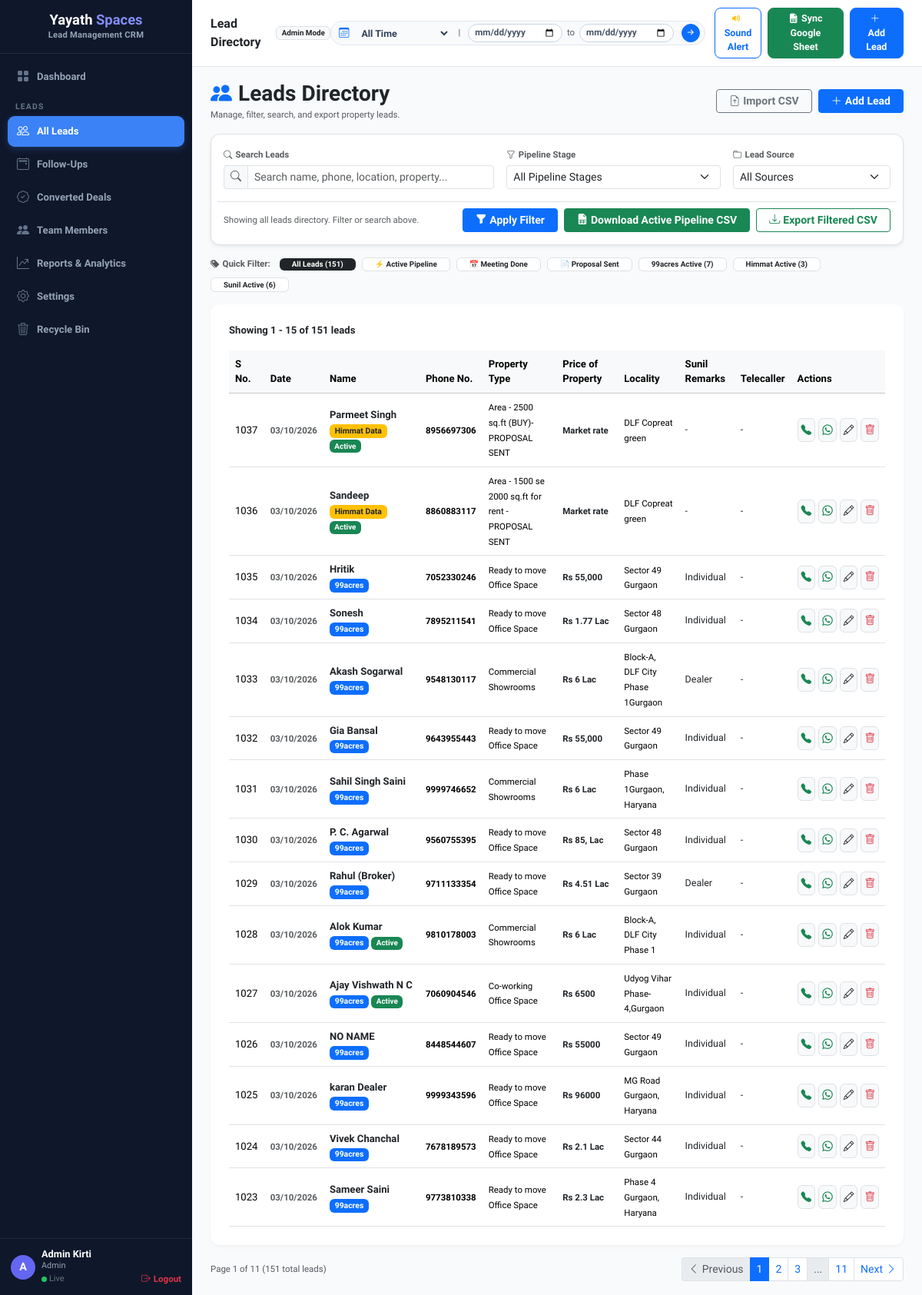
Page /leads (signed in) on the committed database.
### models.py (models this page shows, shortened)
class Lead(db.Model):
    __tablename__ = 'leads'
    id = db.Column(db.Integer, primary_key=True)
    name = db.Column(db.String(255), nullable=False)
    email = db.Column(db.String(255), nullable=False)
    phone = db.Column(db.String(50), nullable=True)
    source = db.Column(db.String(100), nullable=True, default='99acres')
    property_type = db.Column(db.String(100), nullable=True)
    budget = db.Column(db.String(100), nullable=True)
    location = db.Column(db.String(255), nullable=True)
    status = db.Column(db.String(50), nullable=False, default='New')
    priority = db.Column(db.String(20), nullable=False, default='Medium')
    assigned_to = db.Column(db.String(255), nullable=True)
    is_imported = db.Column(db.Boolean, default=False)
    sunil_remarks = db.Column(db.Text, nullable=True)
    telecaller_remarks = db.Column(db.Text, nullable=True)
    listing_id = db.Column(db.String(100), nullable=True)
    response_from = db.Column(db.String(100), nullable=True)
    is_deleted = db.Column(db.Boolean, default=False)
    deleted_at = db.Column(db.DateTime, nullable=True)
    created_at = db.Column(db.DateTime, default=datetime.utcnow)
    updated_at = db.Column(db.DateTime, default=datetime.utcnow, onupdate=datetime.utcnow)
    notes = db.relationship('Note', backref='lead', lazy=True, cascade='all, delete-orphan')
    followups = db.relationship('FollowUp', backref='lead', lazy=True, cascade='all, delete-orphan')
    tasks = db.relationship('Task', backref='lead', lazy=True, cascade='all, delete-orphan')
    activities = db.relationship('ActivityLog', backref='lead', lazy=True, cascade='all, delete-orphan')

### routes.py (the view, shortened to what this page needs)
@web_bp.route('/leads')
def leads_list():
    import math
    status_filter = request.args.get('status', '')
    priority_filter = request.args.get('priority', '')
    source_filter = request.args.get('source', '')
    search = request.args.get('search', '')
    page = request.args.get('page', 1, type=int)
    per_page = request.args.get('per_page', 15, type=int)
    query = Lead.query
    query, time_filter, start_date_str, end_date_str = apply_date_filter(query)
    if status_filter:
        query = query.filter_by(status=status_filter)
    if priority_filter:
        query = query.filter_by(priority=priority_filter)
    if source_filter:
        query = query.filter_by(source=source_filter)
    all_matching_leads = query.order_by(Lead.created_at.desc()).all()
    total_count = len(all_matching_leads)
    total_pages = math.ceil(total_count / per_page) if total_count > 0 else 1
    page = max(1, min(page, total_pages))
    start_idx = (page - 1) * per_page
    end_idx = start_idx + per_page
    leads = all_matching_leads[start_idx:end_idx]
    all_unfiltered = Lead.query.filter((Lead.is_deleted == False) | (Lead.is_deleted == None)).all()
    active_99acres = sum(1 for l in all_unfiltered if l.status == 'Active Pipeline' and l.source == '99acres')
    active_himmat = sum(1 for l in all_unfiltered if l.status == 'Active Pipeline' and l.source == 'Himmat Data')
    active_sunil = sum(1 for l in all_unfiltered if l.status == 'Active Pipeline' and l.source == 'Sunil Data')
    trash_count = Lead.query.filter_by(is_deleted=True).count()
    return render_template('leads_list.html',
        leads=leads, total_count=total_count, page=page, total_pages=total_pages, per_page=per_page,
        status_filter=status_filter, priority_filter=priority_filter, source_filter=source_filter,
        search=search, time_filter=time_filter, start_date=start_date_str, end_date=end_date_str,
        active_99acres=active_99acres, active_himmat=active_himmat, active_sunil=active_sunil,
        trash_count=trash_count)

### templates/leads_list.html (shortened to what this page needs)
{% extends "base.html" %}
{% block content %}
<div class="d-flex justify-content-between align-items-center mb-3">
    <div>
        <h3 class="fw-bold mb-0 text-dark"><i class="bi bi-people-fill text-primary me-2"></i>Leads Directory</h3>
        <small class="text-muted">Manage, filter, search, and export property leads.</small>
    </div>
    <div class="d-flex gap-2">
        <a href="/import" class="btn btn-sm btn-outline-secondary px-3 fw-semibold"><i class="bi bi-file-earmark-arrow-up me-1"></i>Import CSV</a>
        <a href="/leads/add" class="btn btn-sm btn-primary px-3 fw-semibold"><i class="bi bi-plus-lg me-1"></i>Add Lead</a>
    </div>
</div>
<div class="card card-custom p-3 mb-3 border shadow-sm">
    <form method="GET" class="row g-3 align-items-center">
        <div class="col-md-5">
            <label class="form-label fw-semibold small text-muted mb-1"><i class="bi bi-search me-1"></i>Search Leads</label>
            <div class="input-group input-group-sm">
                <span class="input-group-text bg-light text-muted"><i class="bi bi-search"></i></span>
                <input type="text" name="search" class="form-control" placeholder="Search name, phone, location, property..." value="{{ search }}">
            </div>
        </div>
        <div class="col-md-4">
            <label class="form-label fw-semibold small text-muted mb-1"><i class="bi bi-funnel me-1"></i>Pipeline Stage</label>
            <select name="status" class="form-select form-select-sm">
                <option value="">All Pipeline Stages</option>
            </select>
        </div>
        <div class="col-md-3">
            <label class="form-label fw-semibold small text-muted mb-1"><i class="bi bi-folder me-1"></i>Lead Source</label>
            <select name="source" class="form-select form-select-sm">
                <option value="">All Sources</option>
            </select>
        </div>
        <div class="col-12 d-flex flex-wrap justify-content-between align-items-center pt-2 border-top">
            <div class="small text-muted mb-1 mb-md-0">
                {% if status_filter or source_filter or search %}
                Showing filtered leads for:
                {% if status_filter %}<span class="badge bg-primary-subtle text-primary border border-primary me-1">{{ status_filter }}</span>{% endif %}
                {% if source_filter %}<span class="badge bg-info-subtle text-info-emphasis border border-info me-1">{{ source_filter }}</span>{% endif %}
                {% if search %}<span class="badge bg-secondary-subtle text-dark border me-1">"{{ search }}"</span>{% endif %}
                {% else %}
                Showing all leads directory. Filter or search above.
                {% endif %}
            </div>
            <div class="d-flex gap-2">
                <button type="submit" class="btn btn-sm btn-primary px-3 fw-semibold">
                    <i class="bi bi-funnel-fill me-1"></i>Apply Filter
                </button>
                <a href="/export-active-pipeline" class="btn btn-sm btn-success px-3 fw-bold text-nowrap" title="Download single CSV sheet for Meeting Done, Proposal Sent, and Active Pipeline leads (Newest to Oldest)">
                    <i class="bi bi-file-earmark-spreadsheet-fill me-1"></i>Download Active Pipeline CSV
                </a>
                <a href="/export?status={{ status_filter }}&source={{ source_filter }}&search={{ search }}&time_filter={{ time_filter }}&start_date={{ start_date }}&end_date={{ end_date }}" class="btn btn-sm btn-outline-success px-3 fw-semibold text-nowrap" title="Download matching filtered leads as CSV">
                    <i class="bi bi-download me-1"></i>Export Filtered CSV
                </a>
            </div>
        </div>
    </form>
</div>
<div class="d-flex flex-wrap align-items-center gap-2 mb-3">
    <span class="small text-muted fw-bold me-1"><i class="bi bi-tags-fill me-1"></i>Quick Filter:</span>
    <a href="/leads" class="badge {{ 'bg-dark text-white' if not status_filter and not source_filter else 'bg-white text-dark border' }} text-decoration-none py-1.5 px-3">
        All Leads ({{ total_count }})
    </a>
    <a href="/leads?status=Active+Pipeline" class="badge {{ 'bg-success text-white' if status_filter == 'Active Pipeline' and not source_filter else 'bg-white text-dark border' }} text-decoration-none py-1.5 px-3">
        ⚡ Active Pipeline
    </a>
    <a href="/leads?status=Meeting+Done" class="badge {{ 'bg-primary text-white' if status_filter == 'Meeting Done' else 'bg-white text-dark border' }} text-decoration-none py-1.5 px-3">
        📅 Meeting Done
    </a>
    <a href="/leads?status=Proposal+Sent" class="badge {{ 'bg-info text-dark border border-info' if status_filter == 'Proposal Sent' else 'bg-white text-dark border' }} text-decoration-none py-1.5 px-3">
        📄 Proposal Sent
    </a>
    <a href="/leads?status=Active+Pipeline&source=99acres" class="badge {{ 'bg-primary text-white' if status_filter == 'Active Pipeline' and source_filter == '99acres' else 'bg-white text-dark border' }} text-decoration-none py-1.5 px-3">
        99acres Active ({{ active_99acres }})
    </a>
    <a href="/leads?status=Active+Pipeline&source=Himmat+Data" class="badge {{ 'bg-warning text-dark border border-warning' if status_filter == 'Active Pipeline' and source_filter == 'Himmat Data' else 'bg-white text-dark border' }} text-decoration-none py-1.5 px-3">
        Himmat Active ({{ active_himmat }})
    </a>
    <a href="/leads?status=Active+Pipeline&source=Sunil+Data" class="badge {{ 'bg-info text-dark border border-info' if status_filter == 'Active Pipeline' and source_filter == 'Sunil Data' else 'bg-white text-dark border' }} text-decoration-none py-1.5 px-3">
        Sunil Active ({{ active_sunil }})
    </a>
</div>
<div class="card card-custom p-4">
    <div class="d-flex justify-content-between align-items-center mb-3">
        <span class="fw-bold text-dark">
            Showing {{ ((page - 1) * per_page + 1) if total_count > 0 else 0 }} - {{ (page * per_page) if (page * per_page) < total_count else total_count }} of {{ total_count }} leads
        </span>
    </div>
    <div class="table-responsive">
        <table class="table table-hover align-middle mb-0">
            <thead class="table-light">
                <tr>
                    <th>S No.</th>
                    <th>Date</th>
                    <th>Name</th>
                    <th>Phone No.</th>
                    <th>Property Type</th>
                    <th>Price of Property</th>
                    <th>Locality</th>
                    <th>Sunil Remarks</th>
                    <th>Telecaller</th>
                    <th>Actions</th>
                </tr>
            </thead>
            <tbody>
                {% for lead in leads %}
                <tr>
                    <td>{{ lead.id }}</td>
                    <td><small class="text-muted fw-semibold" style="white-space:nowrap;">{{ lead.created_at.strftime('%d/%m/%Y') if lead.created_at else '-' }}</small></td>
                    <td>
                        <a href="/leads/{{ lead.id }}" class="text-decoration-none fw-bold text-dark" style="white-space:nowrap;">{{ lead.name }}</a>
                        <br><span class="badge {{ 'bg-primary' if lead.source == '99acres' else ('bg-info text-dark' if lead.source == 'Sunil Data' else 'bg-warning text-dark') }}" style="font-size:0.65rem;">
                            {{ lead.source or '99acres' }}
                        </span>
                        {% if lead.status == 'Active Pipeline' %}
                        <span class="badge bg-success" style="font-size:0.62rem;">Active</span>
                        {% endif %}
                    </td>
                    <td><small class="fw-bold" style="white-space:nowrap;">{{ lead.phone or '-' }}</small></td>
                    <td><small>{{ lead.property_type or '-' }}</small></td>
                    <td><small class="fw-semibold text-dark" style="white-space:nowrap;">{{ lead.budget or '-' }}</small></td>
                    <td><small>{{ lead.location or '-' }}</small></td>
                    <td>
                        <small class="text-dark d-block" style="max-width:140px; font-size:0.78rem; line-height:1.2;">
                            {{ lead.sunil_remarks if lead.sunil_remarks else '-' }}
                        </small>
                    </td>
                    <td>
                        <small class="text-dark d-block" style="max-width:130px; font-size:0.78rem; line-height:1.2;">
                            {{ lead.telecaller_remarks if lead.telecaller_remarks else '-' }}
                        </small>
                    </td>
                    <td>
                        <div class="d-flex align-items-center gap-1">
                            {% if lead.phone and lead.phone != '-' %}
                            <a href="tel:{{ lead.phone }}" class="btn btn-sm btn-light border text-success p-1 rounded-2" title="Call {{ lead.phone }}">
                                <i class="bi bi-telephone-fill" style="font-size:0.85rem;"></i>
                            </a>
                            {% set clean_phone = lead.phone | replace('-', '') | replace(' ', '') | replace('+91', '') %}
                            <a href="https://wa.me/91{{ clean_phone }}?text=Hello%20{{ lead.name | urlencode }},%20regarding%20your%20property%20enquiry..." target="_blank" class="btn btn-sm btn-light border text-success p-1 rounded-2" title="WhatsApp Chat">
                                <i class="bi bi-whatsapp" style="font-size:0.85rem;"></i>
                            </a>
                            {% endif %}
                            <a href="/leads/{{ lead.id }}/edit" class="btn btn-sm btn-light border text-dark p-1 rounded-2" title="Edit Lead"><i class="bi bi-pencil" style="font-size:0.85rem;"></i></a>
                            {% if session.get('user_role') in ('Admin', 'Manager') %}
                            <form method="POST" action="/leads/{{ lead.id }}/delete" class="d-inline" onsubmit="return confirm('Move this lead to Recycle Bin?')">
                                <button class="btn btn-sm btn-light border text-danger p-1 rounded-2" title="Move to Recycle Bin"><i class="bi bi-trash" style="font-size:0.85rem;"></i></button>
                            </form>
                            {% endif %}
                        </div>
                    </td>
                </tr>
                {% else %}
                <tr><td colspan="10" class="text-center text-muted py-4">No leads found. <a href="/leads/add">Add lead</a> or <a href="/import">Import CSV</a></td></tr>
                {% endfor %}
            </tbody>
        </table>
    </div>
</div>
{% if total_pages > 1 %}
<div class="d-flex justify-content-between align-items-center mt-3">
    <small class="text-muted">Page {{ page }} of {{ total_pages }} ({{ total_count }} total leads)</small>
    <nav>
        <ul class="pagination pagination-sm mb-0">
            <li class="page-item {{ 'disabled' if page <= 1 }}">
                <a class="page-page-link page-link" href="/leads?page={{ page - 1 }}&status={{ status_filter }}&source={{ source_filter }}&search={{ search }}&time_filter={{ time_filter }}">
                    <i class="bi bi-chevron-left me-1"></i>Previous
                </a>
            </li>
            {% for p in range(1, total_pages + 1) %}
            {% if p == 1 or p == total_pages or (p >= page - 2 and p <= page + 2) %}
            <li class="page-item {{ 'active' if p == page }}">
                <a class="page-link" href="/leads?page={{ p }}&status={{ status_filter }}&source={{ source_filter }}&search={{ search }}&time_filter={{ time_filter }}">{{ p }}</a>
            </li>
            {% elif p == page - 3 or p == page + 3 %}
            <li class="page-item disabled"><span class="page-link">...</span></li>
            {% endif %}
            {% endfor %}
            <li class="page-item {{ 'disabled' if page >= total_pages }}">
                <a class="page-link" href="/leads?page={{ page + 1 }}&status={{ status_filter }}&source={{ source_filter }}&search={{ search }}&time_filter={{ time_filter }}">
                    Next<i class="bi bi-chevron-right ms-1"></i>
                </a>
            </li>
        </ul>
    </nav>
</div>
{% endif %}
{% endblock %}

### rows in the picture
Lead: id "1037", created_at "03/10/2026", name "Parmeet Singh", source "Himmat Data", status "Active", phone "8956697306", property_type "Area - 2500 sq.ft (BUY)- PROPOSAL SENT", budget "Market rate", location "DLF Copreat green", sunil_remarks "-", telecaller_remarks "-"
Lead: id "1036", created_at "03/10/2026", name "Sandeep", source "Himmat Data", status "Active", phone "8860883117", property_type "Area - 1500 se 2000 sq.ft for rent - PROPOSAL SENT", budget "Market rate", location "DLF Copreat green", sunil_remarks "-", telecaller_remarks "-"
Lead: id "1035", created_at "03/10/2026", name "Hritik", source "99acres", phone "7052330246", property_type "Ready to move Office Space", budget "Rs 55,000", location "Sector 49 Gurgaon", sunil_remarks "Individual", telecaller_remarks "-"
Lead: id "1034", created_at "03/10/2026", name "Sonesh", source "99acres", phone "7895211541", property_type "Ready to move Office Space", budget "Rs 1.77 Lac", location "Sector 48 Gurgaon", sunil_remarks "Individual", telecaller_remarks "-"
Lead: id "1033", created_at "03/10/2026", name "Akash Sogarwal", source "99acres", phone "9548130117", property_type "Commercial Showrooms", budget "Rs 6 Lac", location "Block-A, DLF City Phase 1Gurgaon", sunil_remarks "Dealer", telecaller_remarks "-"
Lead: id "1032", created_at "03/10/2026", name "Gia Bansal", source "99acres", phone "9643955443", property_type "Ready to move Office Space", budget "Rs 55,000", location "Sector 49 Gurgaon", sunil_remarks "Individual", telecaller_remarks "-"
Lead: id "1031", created_at "03/10/2026", name "Sahil Singh Saini", source "99acres", phone "9999746652", property_type "Commercial Showrooms", budget "Rs 6 Lac", location "Phase 1Gurgaon, Haryana", sunil_remarks "Individual", telecaller_remarks "-"
Lead: id "1030", created_at "03/10/2026", name "P. C. Agarwal", source "99acres", phone "9560755395", property_type "Ready to move Office Space", budget "Rs 85, Lac", location "Sector 48 Gurgaon", sunil_remarks "Individual", telecaller_remarks "-"
Lead: id "1029", created_at "03/10/2026", name "Rahul (Broker)", source "99acres", phone "9711133354", property_type "Ready to move Office Space", budget "Rs 4.51 Lac", location "Sector 39 Gurgaon", sunil_remarks "Dealer", telecaller_remarks "-"
Lead: id "1028", created_at "03/10/2026", name "Alok Kumar", source "99acres", status "Active", phone "9810178003", property_type "Commercial Showrooms", budget "Rs 6 Lac", location "Block-A, DLF City Phase 1", sunil_remarks "Individual", telecaller_remarks "-"
Lead: id "1027", created_at "03/10/2026", name "Ajay Vishwath N C", source "99acres", status "Active", phone "7060904546", property_type "Co-working Office Space", budget "Rs 6500", location "Udyog Vihar Phase-4,Gurgaon", sunil_remarks "Individual", telecaller_remarks "-"
Lead: id "1026", created_at "03/10/2026", name "NO NAME", source "99acres", phone "8448544607", property_type "Ready to move Office Space", budget "Rs 55000", location "Sector 49 Gurgaon", sunil_remarks "Individual", telecaller_remarks "-"
Lead: id "1025", created_at "03/10/2026", name "karan Dealer", source "99acres", phone "9999343596", property_type "Ready to move Office Space", budget "Rs 96000", location "MG Road Gurgaon, Haryana", sunil_remarks "Individual", telecaller_remarks "-"
Lead: id "1024", created_at "03/10/2026", name "Vivek Chanchal", source "99acres", phone "7678189573", property_type "Ready to move Office Space", budget "Rs 2.1 Lac", location "Sector 44 Gurgaon", sunil_remarks "Individual", telecaller_remarks "-"
Lead: id "1023", created_at "03/10/2026", name "Sameer Saini", source "99acres", phone "9773810338", property_type "Ready to move Office Space", budget "Rs 2.3 Lac", location "Phase 4 Gurgaon, Haryana", sunil_remarks "Individual", telecaller_remarks "-"

### other values in the picture
{{ (session.get('user_name') or 'U')[0].upper() }} "A"
{{ session.get('user_name') or 'User' }} "Admin Kirti"
{{ session.get('user_role') or 'Role' }} "Admin"
{{ session.get('user_role', 'Member') }} "Admin"
{{ total_count }} "151"
{{ active_99acres }} "7"
{{ active_himmat }} "3"
{{ active_sunil }} "6"
{{ ((page - 1) * per_page + 1) if total_count > 0 else 0 }} "1"
{{ (page * per_page) if (page * per_page) < total_count else total_count }} "15"
{{ page }} "1"
{{ total_pages }} "11"
{{ p }} "1" "2" "3" "11"
